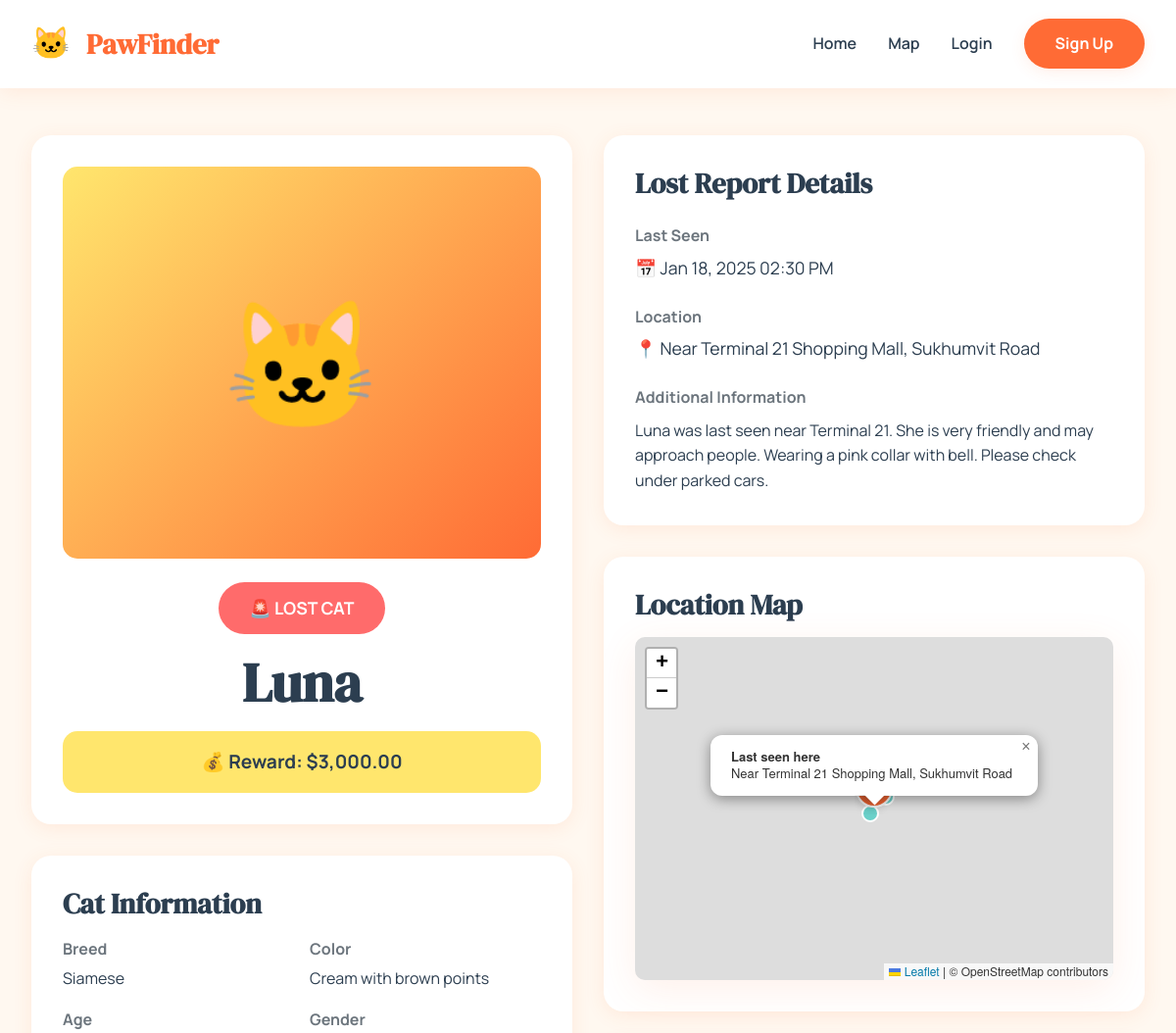
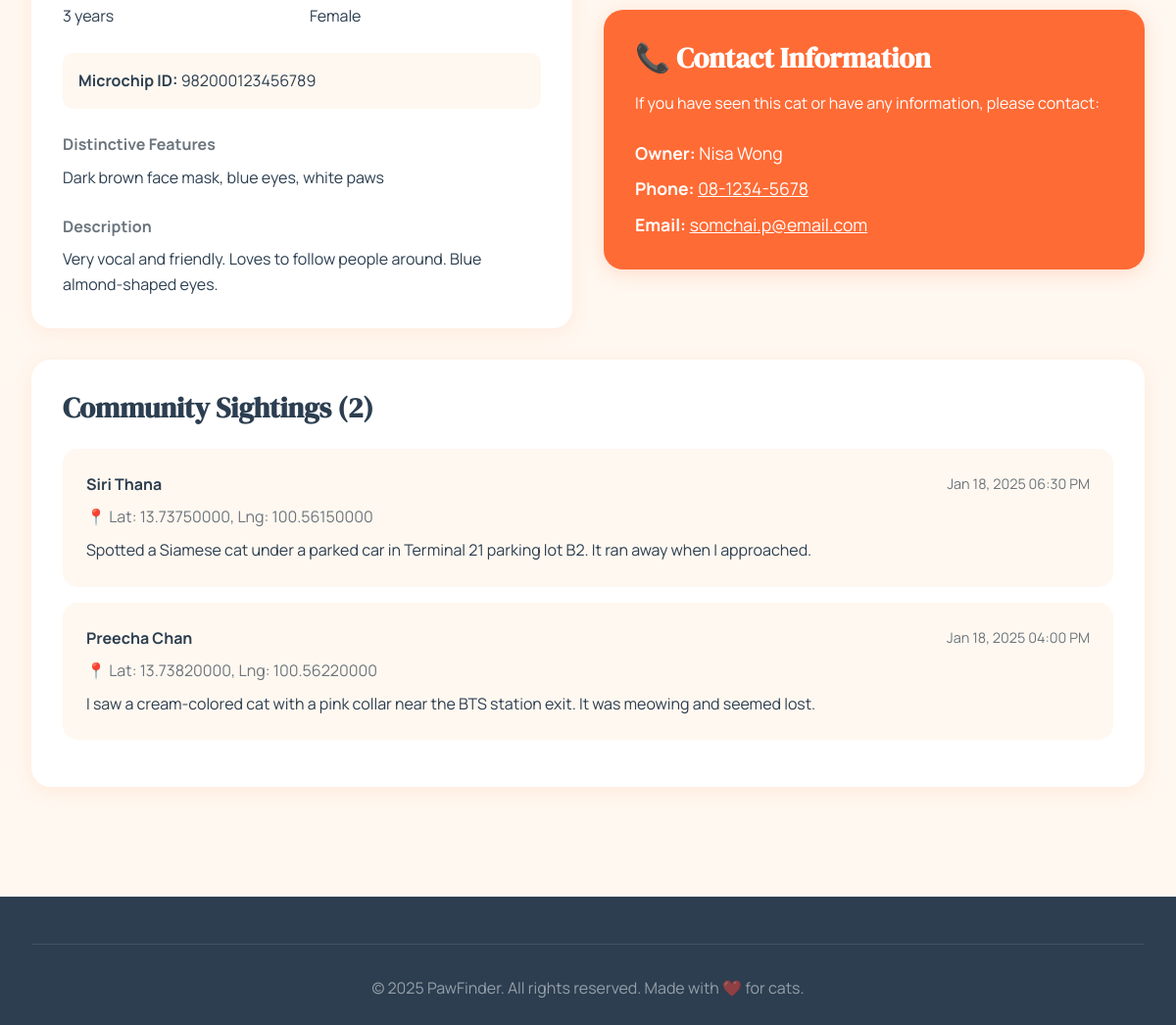
The app's page /cat-details.php?id=1 with its own data (2 pictures, top to bottom).
### tables this page shows
CREATE TABLE IF NOT EXISTS lost_reports (
    id INT AUTO_INCREMENT PRIMARY KEY,
    cat_id INT NOT NULL,
    user_id INT NOT NULL,
    status ENUM('lost', 'found') DEFAULT 'lost',
    lost_date DATETIME NOT NULL,
    lost_location TEXT NOT NULL,
    latitude DECIMAL(10, 8) NOT NULL,
    longitude DECIMAL(11, 8) NOT NULL,
    additional_info TEXT,
    reward DECIMAL(10, 2) DEFAULT 0.00,
    contact_phone VARCHAR(20),
    contact_email VARCHAR(100),
    found_date DATETIME,
    created_at TIMESTAMP DEFAULT CURRENT_TIMESTAMP,
    updated_at TIMESTAMP DEFAULT CURRENT_TIMESTAMP ON UPDATE CURRENT_TIMESTAMP,
    FOREIGN KEY (cat_id) REFERENCES cats(id) ON DELETE CASCADE,
    FOREIGN KEY (user_id) REFERENCES users(id) ON DELETE CASCADE,
    INDEX idx_status (status),
    INDEX idx_location (latitude, longitude),
    INDEX idx_lost_date (lost_date)
);

CREATE TABLE IF NOT EXISTS cats (
    id INT AUTO_INCREMENT PRIMARY KEY,
    user_id INT NOT NULL,
    name VARCHAR(100) NOT NULL,
    breed VARCHAR(100),
    color VARCHAR(100),
    age INT,
    gender ENUM('male', 'female', 'unknown') DEFAULT 'unknown',
    description TEXT,
    photo VARCHAR(255),
    microchip_id VARCHAR(50),
    distinctive_features TEXT,
    created_at TIMESTAMP DEFAULT CURRENT_TIMESTAMP,
    updated_at TIMESTAMP DEFAULT CURRENT_TIMESTAMP ON UPDATE CURRENT_TIMESTAMP,
    FOREIGN KEY (user_id) REFERENCES users(id) ON DELETE CASCADE,
    INDEX idx_user (user_id)
);

CREATE TABLE IF NOT EXISTS users (
    id INT AUTO_INCREMENT PRIMARY KEY,
    username VARCHAR(50) UNIQUE NOT NULL,
    email VARCHAR(100) UNIQUE NOT NULL,
    password VARCHAR(255) NOT NULL,
    full_name VARCHAR(100) NOT NULL,
    phone VARCHAR(20),
    address TEXT,
    latitude DECIMAL(10, 8),
    longitude DECIMAL(11, 8),
    created_at TIMESTAMP DEFAULT CURRENT_TIMESTAMP,
    updated_at TIMESTAMP DEFAULT CURRENT_TIMESTAMP ON UPDATE CURRENT_TIMESTAMP,
    INDEX idx_location (latitude, longitude)
);

CREATE TABLE IF NOT EXISTS sightings (
    id INT AUTO_INCREMENT PRIMARY KEY,
    report_id INT NOT NULL,
    reporter_name VARCHAR(100),
    reporter_phone VARCHAR(20),
    reporter_email VARCHAR(100),
    sighting_date DATETIME NOT NULL,
    latitude DECIMAL(10, 8) NOT NULL,
    longitude DECIMAL(11, 8) NOT NULL,
    description TEXT,
    photo VARCHAR(255),
    created_at TIMESTAMP DEFAULT CURRENT_TIMESTAMP,
    FOREIGN KEY (report_id) REFERENCES lost_reports(id) ON DELETE CASCADE,
    INDEX idx_report (report_id),
    INDEX idx_location (latitude, longitude)
);

### includes/config.php (called while the page is built, shortened)
<?php
function isLoggedIn() {
    return isset($_SESSION['user_id']);
}
function formatDate($datetime) {
    return date('M d, Y h:i A', strtotime($datetime));
}
?>

### cat-details.php (the view, shortened to what this page needs)
<?php
require_once 'includes/config.php';
$reportId = $_GET['id'] ?? null;
$sql = "SELECT lr.*, c.name as cat_name, c.breed, c.color, c.age, c.gender, c.photo,
               c.description as cat_description, c.microchip_id, c.distinctive_features,
               u.full_name as owner_name, u.phone as owner_phone, u.email as owner_email
        FROM lost_reports lr
        JOIN cats c ON lr.cat_id = c.id
        JOIN users u ON lr.user_id = u.id
        WHERE lr.id = ?";
$stmt = $conn->prepare($sql);
$stmt->bind_param("i", $reportId);
$stmt->execute();
$report = $stmt->get_result()->fetch_assoc();
$sightingsSql = "SELECT * FROM sightings WHERE report_id = ? ORDER BY sighting_date DESC";
$stmt = $conn->prepare($sightingsSql);
$stmt->bind_param("i", $reportId);
$stmt->execute();
$sightings = $stmt->get_result()->fetch_all(MYSQLI_ASSOC);
?>
<!DOCTYPE html>
<html lang="en">
<head>
    <link rel="stylesheet" href="css/style.css">
    <link rel="stylesheet" href="https://unpkg.com/leaflet@1.9.4/dist/leaflet.css" />
</head>
<body>
    <nav class="navbar">
        <div class="nav-container">
            <a href="index.php" class="nav-logo">PawFinder</a>
            <ul class="nav-menu">
                <li><a href="index.php" class="nav-link">Home</a></li>
                <li><a href="map.php" class="nav-link">Map</a></li>
                <?php if (isLoggedIn()): ?>
                    <li><a href="dashboard.php" class="nav-link">Dashboard</a></li>
                    <li><a href="my-cats.php" class="nav-link">My Cats</a></li>
                    <li><a href="report-lost.php" class="nav-link">Report Lost</a></li>
                    <li><a href="logout.php" class="btn btn-outline">Logout</a></li>
                <?php else: ?>
                    <li><a href="login.php" class="nav-link">Login</a></li>
                    <li><a href="register.php" class="btn btn-primary">Sign Up</a></li>
                <?php endif; ?>
            </ul>
        </div>
    </nav>
    <section class="dashboard">
        <div class="container">
            <div style="display: grid; grid-template-columns: 1fr 1fr; gap: 2rem; margin-bottom: 2rem;">
                <div>
                    <div style="background: var(--bg-white); padding: 2rem; border-radius: 20px; box-shadow: 0 4px 20px var(--shadow); margin-bottom: 2rem;">
                        <?php if ($report['photo']): ?>
                            <img src="uploads/cats/<?php echo htmlspecialchars($report['photo']); ?>"
                                 alt="<?php echo htmlspecialchars($report['cat_name']); ?>"
                                 style="width: 100%; border-radius: 15px; margin-bottom: 1.5rem;">
                        <?php else: ?>
                            <div style="width: 100%; height: 400px; background: linear-gradient(135deg, #FFE66D 0%, #FF6B35 100%); border-radius: 15px; display: flex; align-items: center; justify-content: center; font-size: 8rem; margin-bottom: 1.5rem;">
                                🐱
                            </div>
                        <?php endif; ?>
                        <div style="text-align: center;">
                            <?php if ($report['status'] === 'lost'): ?>
                                <div style="background: var(--danger); color: white; display: inline-block; padding: 0.8rem 2rem; border-radius: 30px; font-weight: 700; font-size: 1.1rem; margin-bottom: 1rem;">
                                    🚨 LOST CAT
                                </div>
                            <?php else: ?>
                                <div style="background: var(--success); color: white; display: inline-block; padding: 0.8rem 2rem; border-radius: 30px; font-weight: 700; font-size: 1.1rem; margin-bottom: 1rem;">
                                    ✅ FOUND
                                </div>
                            <?php endif; ?>
                            <h1><?php echo htmlspecialchars($report['cat_name']); ?></h1>
                            <?php if ($report['reward'] > 0): ?>
                            <div style="background: var(--accent); color: var(--text-dark); padding: 1rem; border-radius: 15px; margin-top: 1rem; font-weight: 700; font-size: 1.2rem;">
                                💰 Reward: $<?php echo number_format($report['reward'], 2); ?>
                            </div>
                            <?php endif; ?>
                        </div>
                    </div>
                    <div style="background: var(--bg-white); padding: 2rem; border-radius: 20px; box-shadow: 0 4px 20px var(--shadow);">
                        <h3>Cat Information</h3>
                        <div style="display: grid; grid-template-columns: 1fr 1fr; gap: 1rem; margin-top: 1rem;">
                            <div>
                                <strong style="color: var(--text-light);">Breed</strong>
                                <p style="margin-top: 0.3rem;"><?php echo htmlspecialchars($report['breed'] ?: 'Mixed'); ?></p>
                            </div>
                            <div>
                                <strong style="color: var(--text-light);">Color</strong>
                                <p style="margin-top: 0.3rem;"><?php echo htmlspecialchars($report['color']); ?></p>
                            </div>
                            <div>
                                <strong style="color: var(--text-light);">Age</strong>
                                <p style="margin-top: 0.3rem;"><?php echo htmlspecialchars($report['age']); ?> years</p>
                            </div>
                            <div>
                                <strong style="color: var(--text-light);">Gender</strong>
                                <p style="margin-top: 0.3rem;"><?php echo ucfirst($report['gender']); ?></p>
                            </div>
                        </div>
                        <?php if ($report['microchip_id']): ?>
                        <div style="margin-top: 1.5rem; padding: 1rem; background: var(--bg-cream); border-radius: 10px;">
                            <strong>Microchip ID:</strong> <?php echo htmlspecialchars($report['microchip_id']); ?>
                        </div>
                        <?php endif; ?>
                        <?php if ($report['distinctive_features']): ?>
                        <div style="margin-top: 1.5rem;">
                            <strong style="color: var(--text-light);">Distinctive Features</strong>
                            <p style="margin-top: 0.5rem;"><?php echo nl2br(htmlspecialchars($report['distinctive_features'])); ?></p>
                        </div>
                        <?php endif; ?>
                        <?php if ($report['cat_description']): ?>
                        <div style="margin-top: 1.5rem;">
                            <strong style="color: var(--text-light);">Description</strong>
                            <p style="margin-top: 0.5rem;"><?php echo nl2br(htmlspecialchars($report['cat_description'])); ?></p>
                        </div>
                        <?php endif; ?>
                    </div>
                </div>
                <div>
                    <div style="background: var(--bg-white); padding: 2rem; border-radius: 20px; box-shadow: 0 4px 20px var(--shadow); margin-bottom: 2rem;">
                        <h3>Lost Report Details</h3>
                        <div style="margin-top: 1.5rem;">
                            <strong style="color: var(--text-light);">Last Seen</strong>
                            <p style="margin-top: 0.3rem; font-size: 1.1rem;">
                                📅 <?php echo formatDate($report['lost_date']); ?>
                            </p>
                        </div>
                        <div style="margin-top: 1.5rem;">
                            <strong style="color: var(--text-light);">Location</strong>
                            <p style="margin-top: 0.3rem; font-size: 1.1rem;">
                                📍 <?php echo htmlspecialchars($report['lost_location']); ?>
                            </p>
                        </div>
                        <?php if ($report['additional_info']): ?>
                        <div style="margin-top: 1.5rem;">
                            <strong style="color: var(--text-light);">Additional Information</strong>
                            <p style="margin-top: 0.5rem; line-height: 1.6;">
                                <?php echo nl2br(htmlspecialchars($report['additional_info'])); ?>
                            </p>
                        </div>
                        <?php endif; ?>
                    </div>
                    <div style="background: var(--bg-white); padding: 2rem; border-radius: 20px; box-shadow: 0 4px 20px var(--shadow); margin-bottom: 2rem;">
                        <h3>Location Map</h3>
                        <div id="map" style="height: 350px; border-radius: 10px; margin-top: 1rem;"></div>
                    </div>
                    <div style="background: var(--primary); color: white; padding: 2rem; border-radius: 20px; box-shadow: 0 4px 20px var(--shadow-strong);">
                        <h3 style="color: white;">📞 Contact Information</h3>
                        <p style="margin-top: 1rem;">If you have seen this cat or have any information, please contact:</p>
                        <div style="margin-top: 1.5rem; font-size: 1.1rem;">
                            <p><strong>Owner:</strong> <?php echo htmlspecialchars($report['owner_name']); ?></p>
                            <p style="margin-top: 0.5rem;"><strong>Phone:</strong>
                                <a href="tel:<?php echo htmlspecialchars($report['contact_phone']); ?>"
                                   style="color: white; text-decoration: underline;">
                                    <?php echo htmlspecialchars($report['contact_phone']); ?>
                                </a>
                            </p>
                            <?php if ($report['contact_email']): ?>
                            <p style="margin-top: 0.5rem;"><strong>Email:</strong>
                                <a href="mailto:<?php echo htmlspecialchars($report['contact_email']); ?>"
                                   style="color: white; text-decoration: underline;">
                                    <?php echo htmlspecialchars($report['contact_email']); ?>
                                </a>
                            </p>
                            <?php endif; ?>
                        </div>
                    </div>
                </div>
            </div>
            <?php if (!empty($sightings)): ?>
            <div style="background: var(--bg-white); padding: 2rem; border-radius: 20px; box-shadow: 0 4px 20px var(--shadow);">
                <h3>Community Sightings (<?php echo count($sightings); ?>)</h3>
                <div style="margin-top: 1.5rem;">
                    <?php foreach ($sightings as $sighting): ?>
                    <div style="padding: 1.5rem; background: var(--bg-cream); border-radius: 15px; margin-bottom: 1rem;">
                        <div style="display: flex; justify-content: space-between; align-items: start; margin-bottom: 0.5rem;">
                            <strong><?php echo htmlspecialchars($sighting['reporter_name'] ?: 'Anonymous'); ?></strong>
                            <span style="color: var(--text-light); font-size: 0.9rem;">
                                <?php echo formatDate($sighting['sighting_date']); ?>
                            </span>
                        </div>
                        <p style="color: var(--text-light); margin-bottom: 0.5rem;">
                            📍 Lat: <?php echo $sighting['latitude']; ?>, Lng: <?php echo $sighting['longitude']; ?>
                        </p>
                        <p><?php echo nl2br(htmlspecialchars($sighting['description'])); ?></p>
                    </div>
                    <?php endforeach; ?>
                </div>
            </div>
            <?php endif; ?>
        </div>
    </section>
    <footer class="footer">
        <div class="container">
            <div class="footer-bottom">
                <p>&copy; 2025 PawFinder. All rights reserved. Made with ❤️ for cats.</p>
            </div>
        </div>
    </footer>
</body>
</html>

### records on screen
lost_reports: cat.name "Luna", reward "3,000.00", cat.breed "Siamese", cat.color "Cream with brown points", cat.age "3", cat.gender "Female", cat.microchip_id "982000123456789", cat.distinctive_features "Dark brown face mask, blue eyes, white paws", cat.description "Very vocal and friendly. Loves to follow people around. Blue almond-shaped eyes.", lost_date "Jan 18, 2025 02:30 PM", lost_location "Near Terminal 21 Shopping Mall, Sukhumvit Road", additional_info "Luna was last seen near Terminal 21. She is very friendly and may approach people. Wearing a pink collar with bell. Please check under parked cars.", user.full_name "Nisa Wong", contact_phone "08-1234-5678", contact_email "somchai.p@email.com"
sightings: reporter_name "Siri Thana", sighting_date "Jan 18, 2025 06:30 PM", latitude "13.73750000", longitude "100.56150000", description "Spotted a Siamese cat under a parked car in Terminal 21 parking lot B2. It ran away when I approached."
sightings: reporter_name "Preecha Chan", sighting_date "Jan 18, 2025 04:00 PM", latitude "13.73820000", longitude "100.56220000", description "I saw a cream-colored cat with a pink collar near the BTS station exit. It was meowing and seemed lost."

### other values on screen
count($sightings) "2"
